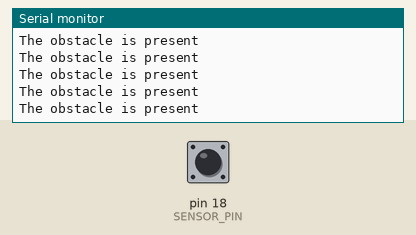
Simulated run of this sketch. Board: Arduino Uno, built with avr-gcc and run on an emulated ATmega328P. Shown: the last lines printed to the serial monitor. Inputs (shaded band) come from the test bench; at power-on: pin 18 (SENSOR_PIN) LOW.

Above: at 1.2 s.
1.3 s: pin 18 (SENSOR_PIN) driven HIGH
At 1.9 s:
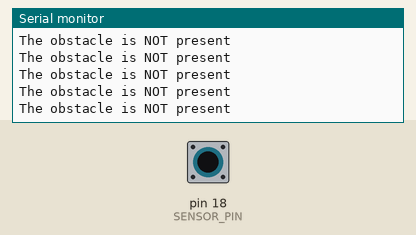
3.3 s: pin 18 (SENSOR_PIN) driven LOW
At 3.8 s:
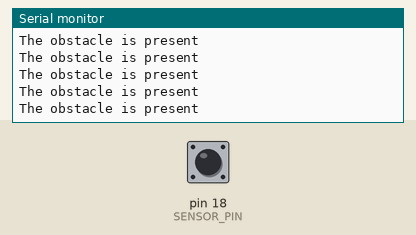
6.3 s: pin 18 (SENSOR_PIN) driven HIGH
At 7.1 s:
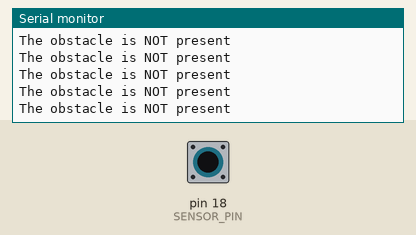
9.3 s: pin 18 (SENSOR_PIN) driven LOW
At 9.8 s:
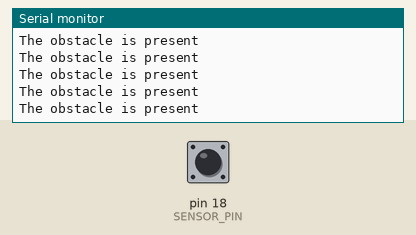
12.3 s: pin 18 (SENSOR_PIN) driven HIGH
At 12.8 s:
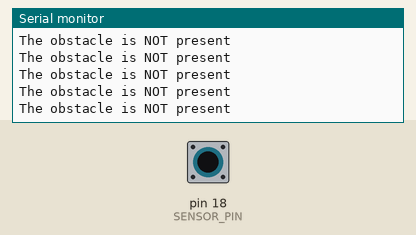
15.3 s: pin 18 (SENSOR_PIN) pulsed LOW 2 times (0.12 s each, 0.3 s apart)
At 15.8 s:
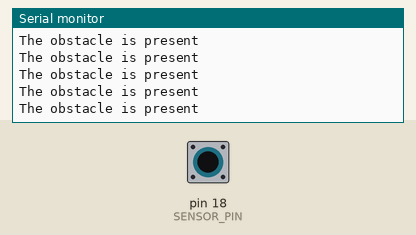

The sketch:

IR_Sensor_Project.ino
```cpp
#define SENSOR_PIN 18
void setup() {
Serial.begin(9600);                                       //This initializes the serial communication at a baud rate of 9600 bits per second.
pinMode(SENSOR_PIN, INPUT);               //sets SENSOR_PIN(pin 18) as input
}

void loop() {
int state = digitalRead(SENSOR_PIN);    //reads the value from SENSOR_PIN

  if (state == HIGH)
    Serial.println("The obstacle is NOT present");
  else
    Serial.println("The obstacle is present");

  delay(0);                                               //introduces a delay of 100 milliseconds between consecutive sensor readings
}
```

Measured:
- after the input at 1.3 s, the serial monitor: prints a new line after 0.08 s (image 1)
